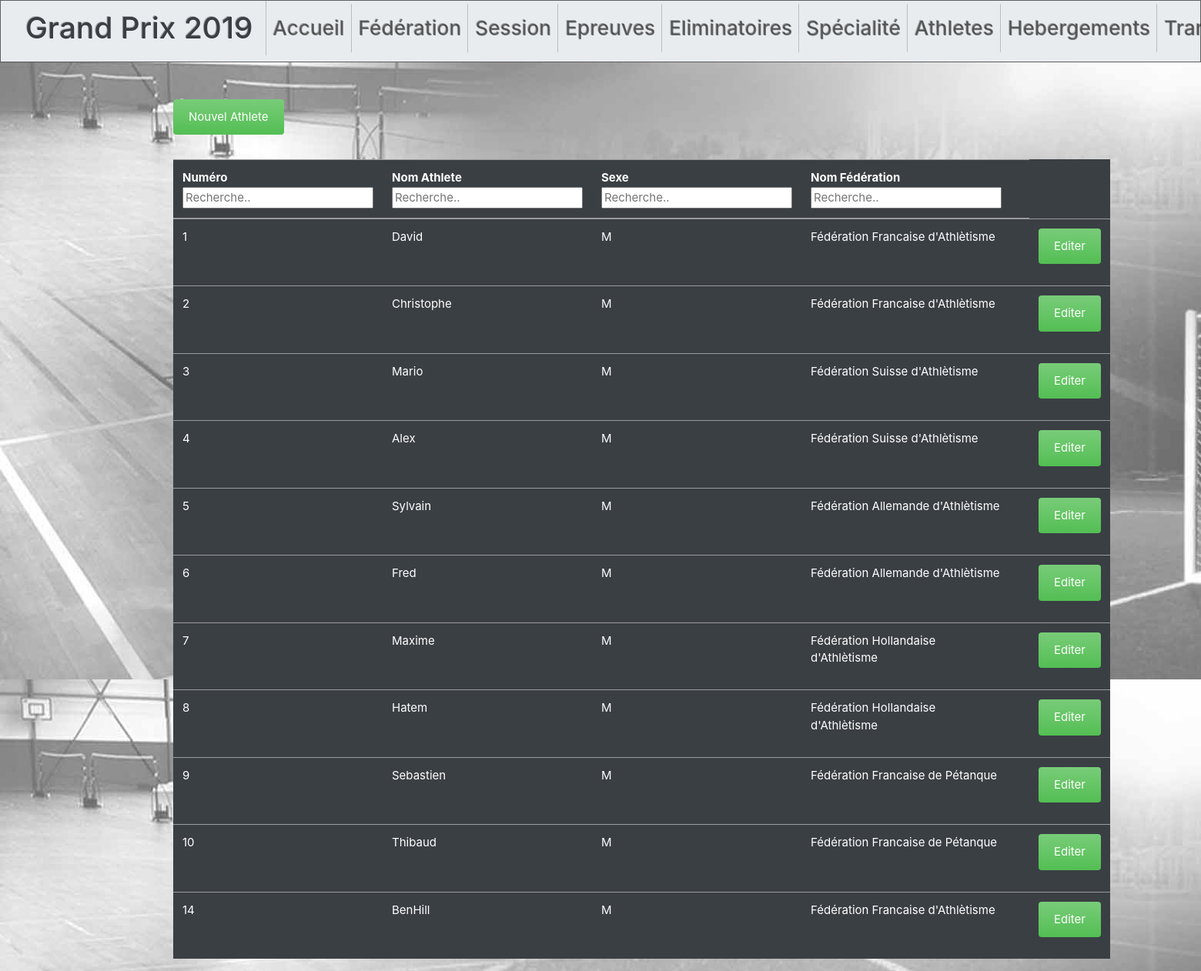
The page /athlete.php on the database its author committed.
### tables this page shows
CREATE TABLE `athlete` (
  `ID_ATHLETE` int(11) NOT NULL,
  `ID_FEDERATION` int(11) NOT NULL,
  `NOM_ATHLETE` varchar(30) NOT NULL,
  `SEXE` char(1) NOT NULL
);

CREATE TABLE `federation` (
  `ID_FEDERATION` int(11) NOT NULL,
  `NOM_FEDE` varchar(60) NOT NULL,
  `DATE_INS_FEDE` date NOT NULL,
  `DATE_AGR_FEDE` date NOT NULL
);

### ConnAthl.php (called while the page is built, shortened)
<?php
function athlete() {
try {
    $conn=conn();
    $stmt = $conn->prepare("SELECT * FROM athlete INNER JOIN federation ON athlete.ID_FEDERATION=federation.ID_FEDERATION ORDER BY ID_ATHLETE ASC");
    $stmt->execute();
    $athlete = $stmt->fetchAll();
    return $athlete;
}
    catch(PDOException $e) {
        echo "Error: " . $e->getMessage();
    }
}
?>

### athlete.php (the view, shortened to what this page needs)
<!DOCTYPE html>
<?php
require_once "ConnAthl.php";
$athlete = athlete();
?>
<html>
<head>
</head>
<header>
    <?php include "index.php";
    ?>
    </header>
    <body>
<form action = "NewAthl.php" method = "get">
 <input class="alert btn-success" type = "submit" name = "Nouvel Athlete" value = "Nouvel Athlete">
 </form>
<table id="myTable" class="table table-primary">
  <thead>
    <tr>
      <th scope="col">Numéro<br><input type="text" id="input_col0" onkeyup="myFunction0()" placeholder="Recherche.."></th>
      <th scope="col">Nom Athlete<br><input type="text" id="input_col1" onkeyup="myFunction1()" placeholder="Recherche.."></th>
      <th scope="col">Sexe<br><input type="text" id="input_col2" onkeyup="myFunction2()" placeholder="Recherche.."></th>
      <th scope="col">Nom Fédération<br><input type="text" id="input_col3" onkeyup="myFunction3()" placeholder="Recherche.."></th>
      <th scope="col"></th>
    </tr>
 <tr>
  <?php
    for($i=0; $i<sizeof($athlete); $i++){
?>
    <tr>
    <td><?php echo $athlete[$i]['ID_ATHLETE'];?></td>
    <td><?php echo $athlete[$i]['NOM_ATHLETE'];?></td>
    <td><?php echo $athlete[$i]['SEXE'];?></td>
    <td><?php echo $athlete[$i]['NOM_FEDE'];?></td>
    <td><?php echo '<td> <button type="button" class="alert btn-success"
          onclick="javascript:location.href=\'OptionAthl.php?ID_ATHLETE='.$athlete[$i]["ID_ATHLETE"].
          '&ID_FEDERATION='.$athlete[$i]["ID_FEDERATION"].
          '&NOM_ATHLETE='.$athlete[$i]["NOM_ATHLETE"].
          '&SEXE='.$athlete[$i]["SEXE"].
          '\' " >Editer</button> </td>';
        ?></td>
</tr>
<?php
}
?></thead>
</table></h1>
</body>
</html>

### index.php (shortened to what this page needs)
<!DOCTYPE html>
<html>
<head>
        <link rel="stylesheet" type="text/css" href="bootstrap.css" />
        <link rel="stylesheet" href="bootstrap.min.css">
    </head>
    <body>
        <header>
        <nav class="navbar navbar-expand-lg navbar-light bg-light">
  <h1><a class="navbar-brand" href="#"><big><big><big><big>Grand Prix 2019</big></big></big></big></a></h1>
  <h3><div class="collapse navbar-collapse" id="navbarColor01">
    <ul class="navbar-nav mr-auto">
      <li class="nav-item">
        <a class="nav-link" href="index.php">Accueil <span class="sr-only">(current)</span></a>
      </li>
      <li class="nav-item">
        <a class="nav-link" href="federation.php">Fédération</a>
      </li>
      <li class="nav-item">
        <a class="nav-link" href="session.php"> Session </a>
      </li>
      <li class="nav-item">
        <a class="nav-link" href="epreuve.php"> Epreuves </a>
      </li>
      <li class="nav-item">
        <a class="nav-link" href="eliminatoire.php"> Eliminatoires </a>
      </li>
      <li class="nav-item">
        <a class="nav-link" href="specialite.php"> Spécialité </a>
      </li>
      <li class="nav-item">
        <a class="nav-link" href="athlete.php"> Athletes </a>
      </li>
      <li class="nav-item">
        <a class="nav-link" href="hebergement.php"> Hebergements </a>
      </li>
      <li class="nav-item">
        <a class="nav-link" href="transport.php"> Transports </a>
      </li>
    </ul>
  </div></h3>
</nav>
        </header>
<body>
    <main>
<body style="background-image: url('background0.jpg');">
<main class="container mt-5">
    </main>
</body>
</html>

### rows shown on the page
athlete: ID_ATHLETE "1", NOM_ATHLETE "David", SEXE "M", ID_FEDERATION.NOM_FEDE "Fédération Francaise d'Athlètisme"
athlete: ID_ATHLETE "2", NOM_ATHLETE "Christophe", SEXE "M", ID_FEDERATION.NOM_FEDE "Fédération Francaise d'Athlètisme"
athlete: ID_ATHLETE "3", NOM_ATHLETE "Mario", SEXE "M", ID_FEDERATION.NOM_FEDE "Fédération Suisse d'Athlètisme"
athlete: ID_ATHLETE "4", NOM_ATHLETE "Alex", SEXE "M", ID_FEDERATION.NOM_FEDE "Fédération Suisse d'Athlètisme"
athlete: ID_ATHLETE "5", NOM_ATHLETE "Sylvain", SEXE "M", ID_FEDERATION.NOM_FEDE "Fédération Allemande d'Athlètisme"
athlete: ID_ATHLETE "6", NOM_ATHLETE "Fred", SEXE "M", ID_FEDERATION.NOM_FEDE "Fédération Allemande d'Athlètisme"
athlete: ID_ATHLETE "7", NOM_ATHLETE "Maxime", SEXE "M", ID_FEDERATION.NOM_FEDE "Fédération Hollandaise d'Athlètisme"
athlete: ID_ATHLETE "8", NOM_ATHLETE "Hatem", SEXE "M", ID_FEDERATION.NOM_FEDE "Fédération Hollandaise d'Athlètisme"
athlete: ID_ATHLETE "9", NOM_ATHLETE "Sebastien", SEXE "M", ID_FEDERATION.NOM_FEDE "Fédération Francaise de Pétanque"
athlete: ID_ATHLETE "10", NOM_ATHLETE "Thibaud", SEXE "M", ID_FEDERATION.NOM_FEDE "Fédération Francaise de Pétanque"
athlete: ID_ATHLETE "14", NOM_ATHLETE "BenHill", SEXE "M", ID_FEDERATION.NOM_FEDE "Fédération Francaise d'Athlètisme"
